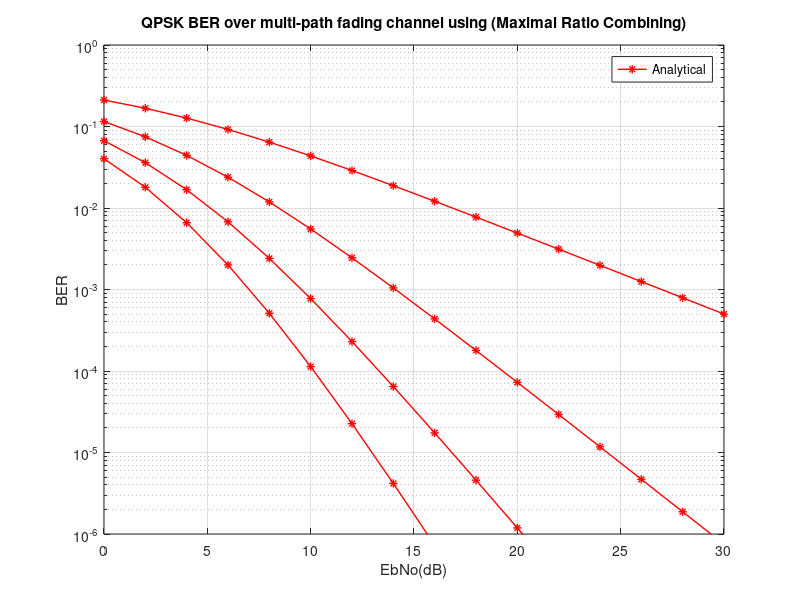

The MATLAB source for this figure:
% theroritical MRC equalizer
close all; clear all; clc;

EbN_dB=0:2:30;
EbNo=10.^(0.1*EbN_dB);

NR = 4; % number of receive antenna

for L = 1:NR

for i=1:length(EbNo)

lamda = sqrt(EbNo(i)/(2+EbNo(i)));
minus = ((1-lamda)/2).^L;

loop = 0;
for l = 0:(L-1)
    plus = ((1+lamda)/2).^l;
    fac = (factorial(L+l-1)/(factorial(l)*factorial(L-1)));
    sum = fac * plus;
    loop = loop + sum;
end

ber_nRx(i) = minus * loop;

end

semilogy (EbN_dB,ber_nRx,'*-r','linewidth',1.0)
hold on

end

axis([0 30 10^-6 1]);
xlabel('EbNo(dB)')
ylabel('BER')
title('QPSK BER over multi-path fading channel using (Maximal Ratio Combining)');
legend('Analytical');
grid on

